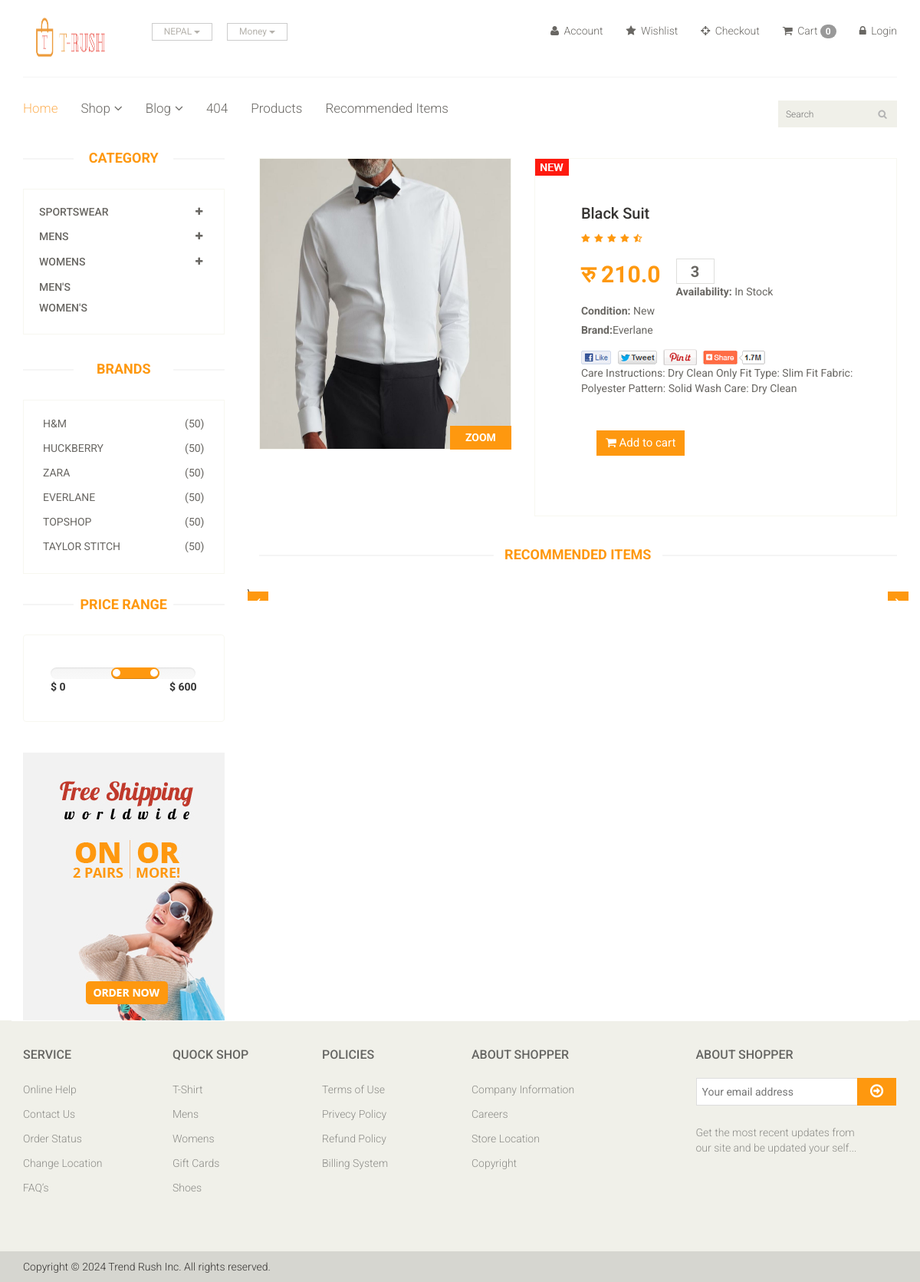
Page /product/1 on the committed database.
### app/models.py (models this page shows, shortened)
class Category(models.Model):
    name = models.CharField(max_length=100)

class Brand(models.Model):
    name = models.CharField(max_length=50)
    def __str__(self) -> str:
        return self.name

class Product(models.Model):
    Avaliability = (
        ('In Stock','In Stock'),
    ('Out of Stock','Out of Stock'),
    )
    category = models.ForeignKey(Category, on_delete=models.CASCADE,null=True,default=None)
    subcategory = models.ForeignKey(SubCategory, on_delete=models.CASCADE,null=True, default=None)
    brand = models.ForeignKey(Brand, on_delete=models.CASCADE)
    image = models.ImageField(upload_to='ecommerce/prodimg')
    descriptions = models.TextField(default='')
    name = models.CharField(max_length=100)
    price = models.FloatField(validators=[Price_Positive])
    Avaliability = models.CharField(choices=Avaliability,max_length=100, null=True)
    date = models.DateField(auto_now_add=True)

### testbca/views.py (the view)
# urls.py: path("product/<str:id>", views.Product_Detail, name="product_detail"),
def Product_Detail(request, id):
    product = Product.objects.filter(id=id).first()
    review = Product.objects.count()
    category = Category.objects.all()
    brand = Brand.objects.all()
    subcat = SubCategory.objects.all()
    if 'cart' in request.session:
        cart = request.session['cart']
        recommended_products = get_item_recommend(
            cart, num_recommendations=5)
    else:
        recommended_products = []
    context = {
        'category': category,
        'product': product,
        'review': review,
        'brand': brand,
        'subcat': subcat,
        'recommended_products': recommended_products,
    }
    return render(request, 'product_detail.html', context)

### templates/product_detail.html (shortened to what this page needs)
{% extends "base.html" %}
{% load static %}
{% block body %}
<section>
    <div class="container">
        <div class="row">
            <div class="col-sm-3">
                <div class="left-sidebar">
                    <h2>Category</h2>
                    <div class="panel-group category-products" id="accordian">
                        <div class="panel panel-default">
                            <div class="panel-heading">
                                <h4 class="panel-title">
                                    <a data-toggle="collapse" data-parent="#accordian" href="#sportswear">
                                        <span class="badge pull-right"><i class="fa fa-plus"></i></span>
                                        Sportswear
                                    </a>
                                </h4>
                            </div>
                        </div>
                        <div class="panel panel-default">
                            <div class="panel-heading">
                                <h4 class="panel-title">
                                    <a data-toggle="collapse" data-parent="#accordian" href="#mens">
                                        <span class="badge pull-right"><i class="fa fa-plus"></i></span>
                                        Mens
                                    </a>
                                </h4>
                            </div>
                        </div>
                        <div class="panel panel-default">
                            <div class="panel-heading">
                                <h4 class="panel-title">
                                    <a data-toggle="collapse" data-parent="#accordian" href="#womens">
                                        <span class="badge pull-right"><i class="fa fa-plus"></i></span>
                                        Womens
                                    </a>
                                </h4>
                            </div>
                        </div>
                        <div class="panel panel-default">
                            {% for cat  in category %}
                            <div class="panel-heading">
                                <h4 class="panel-title"><a href="#">{{cat.name}}</a></h4>
                            </div>
                            {% endfor %}
                        </div>
                    </div>
                    <div class="brands_products">
                        <h2>Brands</h2>
                        <div class="brands-name">
                            <ul class="nav nav-pills nav-stacked">
                                {% for b  in brand %}
                                <li><a href=""> <span class="pull-right">(50)</span>{{b.name}}</a></li>
                                {% endfor %}
                            </ul>
                        </div>
                    </div>
                    <div class="price-range">
                        <h2>Price Range</h2>
                        <div class="well">
                             <input type="text" class="span2" value="" data-slider-min="0" data-slider-max="600" data-slider-step="5" data-slider-value="[250,450]" id="sl2" ><br />
                             <b>$ 0</b> <b class="pull-right">$ 600</b>
                        </div>
                    </div>
                    <div class="shipping text-center">
                        <img src="images/home/shipping.jpg" alt="" />
                    </div>
                </div>
            </div>
            <div class="col-sm-9 padding-right">
                <div class="product-details">
                    <div class="col-sm-5">
                        <div class="view-product">
                            <img src="/{{product.image}}" alt="" />
                            <h3>ZOOM</h3>
                        </div>
                    </div>
                    <div class="col-sm-7">
                        <div class="product-information">
                            <img src="images/product-details/new.jpg" class="newarrival" alt="" />
                            <h2>{{product.name}}</h2>
                            <img src="images/product-details/rating.png" alt="" />
                            <span>
                                <span>रु {{product.price}}</span>
                                <input type="text" value="3" />
                                <p><b>Availability:</b> {{product.Avaliability}}</p>
                            <p><b>Condition:</b> New</p>
                            <p><b>Brand:</b>{{product.brand}} </p>
                            <a href=""><img src="images/product-details/share.png" class="share img-responsive"  alt="" /></a>
                            <p>{{product.descriptions}} </p>
                            <br><br>
                                <a href="{% url 'cart_add' product.id %}" type="button" class="btn btn-fefault cart">
                                    <i class="fa fa-shopping-cart"></i>
                                    Add to cart
                                </a>
                            </span>
                        </div>
                    </div>
                </div>
                <div class="recommended_items">
                    <h2 class="title text-center">recommended items</h2>
                    <div id="recommended-item-carousel" class="carousel slide" data-ride="carousel">\
                         <a class="left recommended-item-control" href="#recommended-item-carousel" data-slide="prev">
                            <i class="fa fa-angle-left"></i>
                          </a>
                          <a class="right recommended-item-control" href="#recommended-item-carousel" data-slide="next">
                            <i class="fa fa-angle-right"></i>
                          </a>
                    </div>
                </div>
            </div>
        </div>
    </div>
</section>
{% endblock body %}

### static/app/css/main.css (style rules this page uses)
body { font-family: 'Roboto', sans-serif; background:; position: relative; font-weight:400px; }
a { -webkit-transition: 300ms; -moz-transition: 300ms; -o-transition: 300ms; transition: 300ms; }
h1, h2, h3, h4, h5, h6 { font-family: 'Roboto', sans-serif; }
.right { right: 0; }
.category-products { border: 1px solid #F7F7F0; margin-bottom: 35px; padding-bottom: 20px; padding-top: 15px; }
.left-sidebar h2, .brands_products h2 { color: #FE980F; font-family: 'Roboto', sans-serif; font-size: 18px; font-weight: 700; margin: 0 auto 30px; text-align: center; text-transform: uppercase; position: relative; z-index:3; }
.left-sidebar h2:after, h2.title:after { content: " "; position: absolute; border: 1px solid #f5f5f5; bottom:8px; left: 0; width: 100%; height: 0; z-index: -2; }
.left-sidebar h2:before { content: " "; position: absolute; background: #fff; bottom: -6px; width: 130px; height: 30px; z-index: -1; left: 50%; margin-left: -65px; }
h2.title:before { content: " "; position: absolute; background: #fff; bottom: -6px; width: 220px; height: 30px; z-index: -1; left: 50%; margin-left: -110px; }
.category-products .panel { background-color: #FFFFFF; border: 0px; border-radius: 0px; box-shadow:none; margin-bottom: 0px; }
.category-products .panel-default .panel-heading { background-color: #FFFFFF; border: 0 none; color: #FFFFFF; padding: 5px 20px; }
.category-products .panel-default .panel-heading .panel-title a { color: #696763; font-family: 'Roboto', sans-serif; font-size: 14px; text-decoration: none; text-transform: uppercase; }
.category-products .badge { background:none; border-radius: 10px; color: #696763; display: inline-block; font-size: 12px; font-weight: bold; line-height: 1; min-width: 10px; padding: 3px 7px; text-align: center; vertical-align: baseline; white-space: nowrap; }
.brands-name { border: 1px solid #F7F7F0; padding-bottom: 20px; padding-top: 15px; }
.brands-name .nav-stacked li a { background-color: #FFFFFF; color: #696763; font-family: 'Roboto', sans-serif; font-size: 14px; padding: 5px 25px; text-decoration: none; text-transform: uppercase; }
.shipping { background-color: #F2F2F2; margin-top: 40px; overflow: hidden; padding-top: 20px; position: relative; }
.price-range { margin-top:30px; }
.well { background-color: #FFFFFF; border: 1px solid #F7F7F0; border-radius: 4px; box-shadow: none; margin-bottom: 20px; min-height: 20px; padding: 35px; }
.padding-right { padding-right: 0; }
h2.title { color: #FE980F; font-family: 'Roboto', sans-serif; font-size: 18px; font-weight: 700; margin: 0 15px; text-transform: uppercase; margin-bottom: 30px; position: relative; }
.recommended_items { overflow: hidden; }
.recommended-item-control { position: absolute; top: 41%; }
.recommended-item-control i { background: none repeat scroll 0 0 #FE980F; color: #FFFFFF; font-size: 20px; padding: 4px 10px; }
.product-details { overflow:hidden; }
.product-details { margin-bottom: 40px; overflow: hidden; margin-top: 10px; }
.view-product { position: relative; }
.view-product img { border: 1px solid #F7F7F0; height: 380px; width: 100%; }
.view-product h3 { background: #FE980F; bottom: 0; color: #FFFFFF; font-family: 'Roboto', sans-serif; font-size: 14px; font-weight: 700; margin-bottom: 0; padding: 8px 20px; position: absolute; right: 0; }
.product-information { border: 1px solid #F7F7F0; overflow: hidden; padding-bottom: 60px; padding-left: 60px; padding-top: 60px; position: relative; }
.newarrival { position:absolute; top:0; left:0 }
.product-information h2 { color: #363432; font-family: 'Roboto', sans-serif; font-size: 20px; margin-top: 0; }
.product-information p { color: #696763; font-family: 'Roboto', sans-serif; margin-bottom: 5px; }
.product-information span { display: inline-block; margin-bottom: 8px; margin-top: 18px; }
.product-information span span { color: #FE980F; float: left; font-family: 'Roboto', sans-serif; font-size: 30px; font-weight: 700; margin-right: 20px; margin-top: 0px; }
.product-information span input { border: 1px solid #DEDEDC; color: #696763; font-family: 'Roboto', sans-serif; font-size: 20px; font-weight: 700; height: 33px; outline: medium none; text-align: center; width: 50px; }
.share { margin-top: 15px; }
.cart { background: #FE980F; border: 0 none; border-radius: 0; color: #FFFFFF; font-family: 'Roboto', sans-serif; font-size: 15px; margin-bottom: 10px; margin-left: 20px; }

### rows in the picture
Category: name "MEN'S"
Category: name "WOMEN'S"
Brand: name "H&M"
Brand: name "HUCKBERRY"
Brand: name "ZARA"
Brand: name "EVERLANE"
Brand: name "TOPSHOP"
Brand: name "TAYLOR STITCH"
Product: image (picture), name "Black Suit", price "210.0", Avaliability "In Stock", brand "Everlane", descriptions "Care Instructions: Dry Clean Only Fit Type: Slim Fit Fabric: Polyester Pattern: Solid Wash Care: Dry Clean"

### other values in the picture
{{ request.session.cart|length }} "0"
